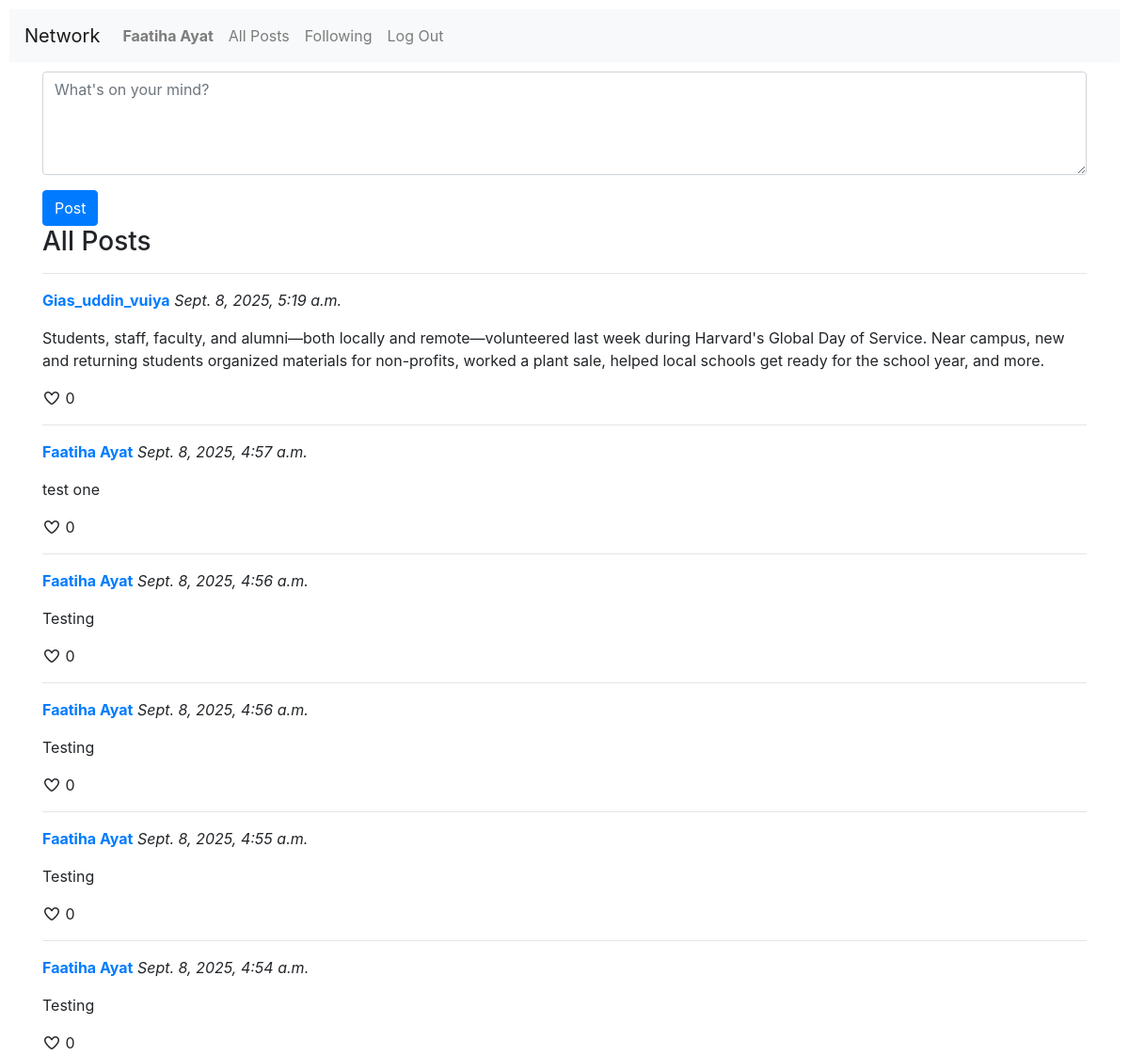
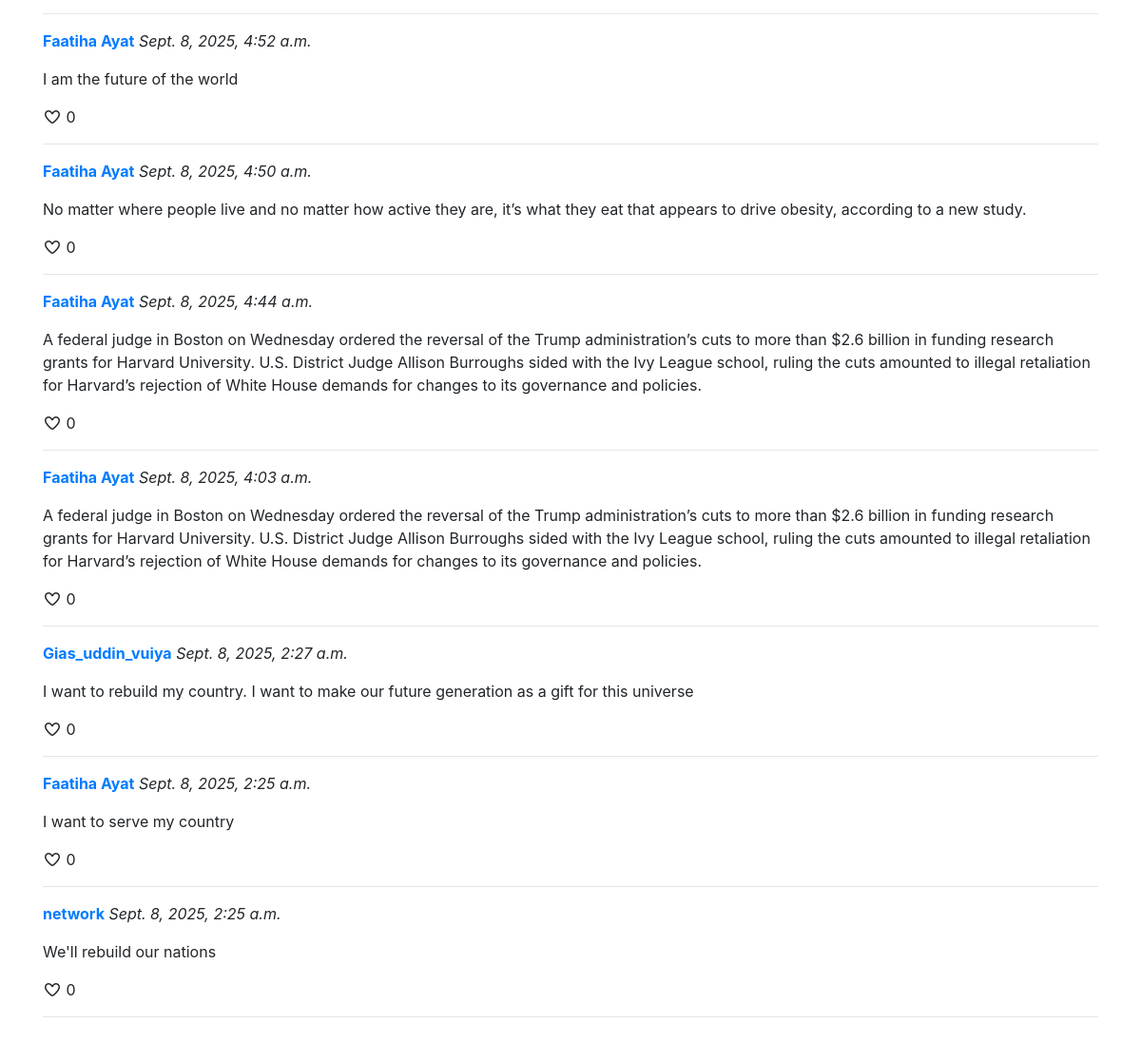
Screenshot of / (signed in) with the database file from the repository (2 pictures, top to bottom).
### network/models.py (models this page shows, shortened)
class User(AbstractUser):
    pass

class Post(models.Model):
    user = models.ForeignKey(User, on_delete=models.CASCADE, related_name="posts")
    content = models.TextField()
    timestamp = models.DateTimeField(auto_now_add=True)

### network/views.py (the view, shortened to what this page needs)
# urls.py: path("", views.index, name="index"),
def index(request):
    posts = Post.objects.all().order_by("-timestamp").all()
    return render(request, "network/index.html", {
        "posts": posts
    })

### network/templates/network/index.html (shortened to what this page needs)
{% extends "network/layout.html" %}
{% block body %}
    {% if user.is_authenticated %}
        <div class="container">
            <section class="create-post">
                <form action="{% url 'index'%}" method="post">
                    <div class="form-group">
                        <textarea class="form-control" name="content" placeholder="What's on your mind?" cols="10" rows="4"></textarea>
                    </div>
                    <input class="btn btn-primary" type="submit" value="Post">
                </form>
            </section>
            <section class="all-posts">
                <h3>All Posts</h3>
                <hr>
                {% for post in posts %}
                    <div class="post">
                        <p><strong><a href="{% url 'profile' post.user.username %}">{{ post.user.username }}</a></strong> <em>{{ post.timestamp }}</em></p>
                        <p>{{ post.content }}</p>
                        <i class="fa-regular fa-heart"></i> <span>0</span>
                        <hr>
                    </div>
                {% empty %}
                    <p>No posts available.</p>
                {% endfor %}
            </section>
        </div>
    {% endif %}
{% endblock %}

### network/templates/network/layout.html (shortened to what this page needs)
{% load static %}
<!DOCTYPE html>
<html lang="en">
    <head>
        <link rel="stylesheet" href="https://stackpath.bootstrapcdn.com/bootstrap/4.4.1/css/bootstrap.min.css">
        <link rel="stylesheet" href="https://cdnjs.cloudflare.com/ajax/libs/font-awesome/7.0.1/css/all.min.css" />
        <link href="{% static 'network/styles.css' %}" rel="stylesheet">
    </head>
    <body>
        <nav class="navbar navbar-expand-lg navbar-light bg-light">
            <a class="navbar-brand" href="#">Network</a>
            <div>
              <ul class="navbar-nav mr-auto">
                {% if user.is_authenticated %}
                    <li class="nav-item">
                        <a class="nav-link" href="{% url 'profile' user.username %}"><strong>{{ user.username }}</strong></a>
                    </li>
                {% endif %}
                <li class="nav-item">
                  <a class="nav-link" href="{% url 'index' %}">All Posts</a>
                </li>
                {% if user.is_authenticated %}
                    <li class="nav-item">
                        <a class="nav-link" href="#">Following</a>
                    </li>
                    <li class="nav-item">
                        <a class="nav-link" href="{% url 'logout' %}">Log Out</a>
                    </li>
                {% endif %}
              </ul>
            </div>
          </nav>
        <div class="body">
            {% block body %}
            {% endblock %}
        </div>
    </body>
</html>

### network/static/network/styles.css (style rules this page uses)
body { padding: 10px; box-sizing: border-box; }
.container { margin-top: 10px; }

### rows the page displays
User: username "Faatiha Ayat"
Post: user.username "Gias_uddin_vuiya", timestamp "Sept. 8, 2025, 5:19 a.m.", content "Students, staff, faculty, and alumni—both locally and remote—volunteered last week during Harvard's Global Day of Service. Near campus, new and returning students organized materials for non-profits, worked a plant sale, helped local schools get ready for the school year, and more."
Post: user.username "Faatiha Ayat", timestamp "Sept. 8, 2025, 4:57 a.m.", content "test one"
Post: user.username "Faatiha Ayat", timestamp "Sept. 8, 2025, 4:56 a.m.", content "Testing"
Post: user.username "Faatiha Ayat", timestamp "Sept. 8, 2025, 4:56 a.m.", content "Testing"
Post: user.username "Faatiha Ayat", timestamp "Sept. 8, 2025, 4:55 a.m.", content "Testing"
Post: user.username "Faatiha Ayat", timestamp "Sept. 8, 2025, 4:54 a.m.", content "Testing"
Post: user.username "Faatiha Ayat", timestamp "Sept. 8, 2025, 4:52 a.m.", content "I am the future of the world"
Post: user.username "Faatiha Ayat", timestamp "Sept. 8, 2025, 4:50 a.m.", content "No matter where people live and no matter how active they are, it’s what they eat that appears to drive obesity, according to a new study."
Post: user.username "Faatiha Ayat", timestamp "Sept. 8, 2025, 4:44 a.m.", content "A federal judge in Boston on Wednesday ordered the reversal of the Trump administration’s cuts to more than $2.6 billion in funding research grants for Harvard University. U.S. District Judge Allison Burroughs sided with the Ivy League school, ruling the cuts amounted to illegal retaliation for Harvard’s rejection of White House demands for changes to its governance and policies."
Post: user.username "Faatiha Ayat", timestamp "Sept. 8, 2025, 4:03 a.m.", content "A federal judge in Boston on Wednesday ordered the reversal of the Trump administration’s cuts to more than $2.6 billion in funding research grants for Harvard University. U.S. District Judge Allison Burroughs sided with the Ivy League school, ruling the cuts amounted to illegal retaliation for Harvard’s rejection of White House demands for changes to its governance and policies."
Post: user.username "Gias_uddin_vuiya", timestamp "Sept. 8, 2025, 2:27 a.m.", content "I want to rebuild my country. I want to make our future generation as a gift for this universe"
Post: user.username "Faatiha Ayat", timestamp "Sept. 8, 2025, 2:25 a.m.", content "I want to serve my country"
Post: user.username "network", timestamp "Sept. 8, 2025, 2:25 a.m.", content "We'll rebuild our nations"
